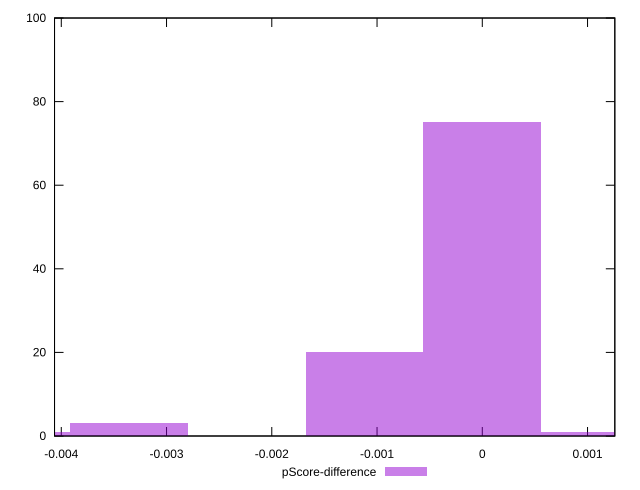

Recreate this plot in gnuplot.
reset

$pScoreDifference <<EOF
0 75
-0.0011195253110069113 20
0.0011195253110069113 1
-0.003358575933020734 3
-0.004478101244027645 1
EOF

set key outside below
set boxwidth 0.0011195253110069113
set xrange [-0.004064174205973825:0.001259233086355671]
set yrange [0:100]
set trange [0:100]
set style fill transparent solid 0.5 noborder
set terminal svg size 640, 490 enhanced background rgb 'white'
set output "reports/report_00028_2021-02-24T12-49-42.674Z/cumulative-layout-shift/samples/agenda/pScore-difference/histogram.svg"

plot $pScoreDifference title "pScore-difference" with boxes

reset
